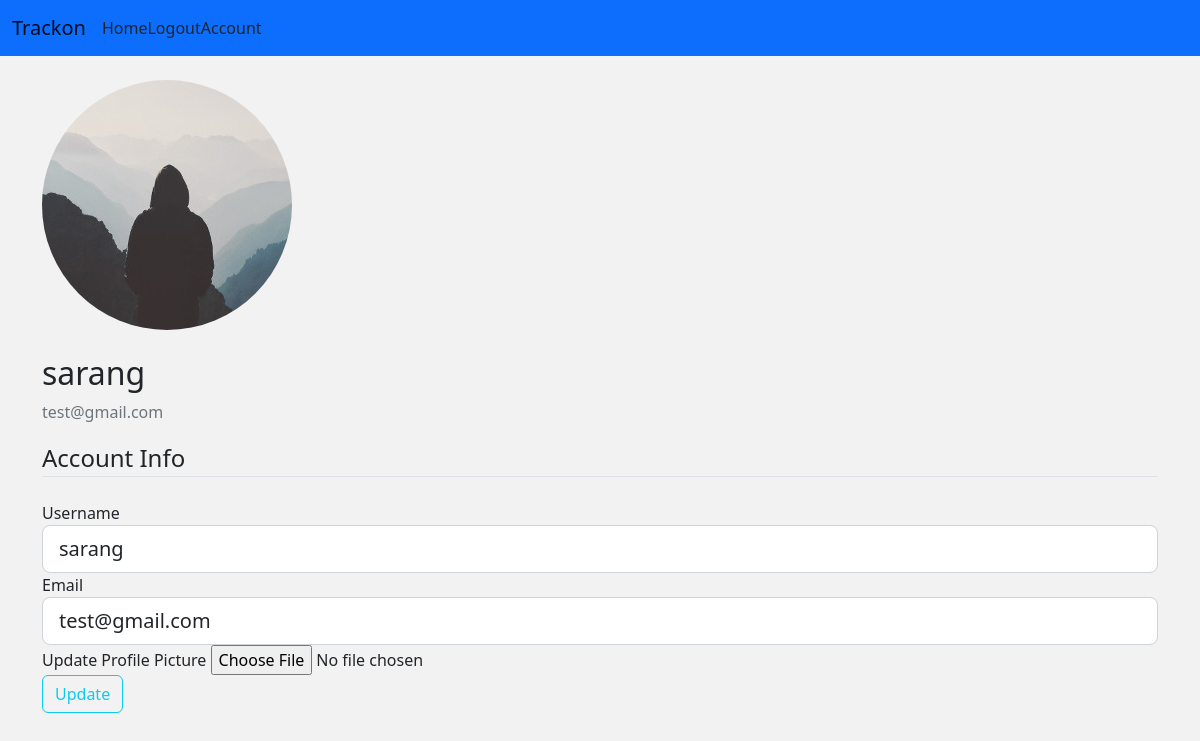
Page /account (signed in) on the earlier database version.
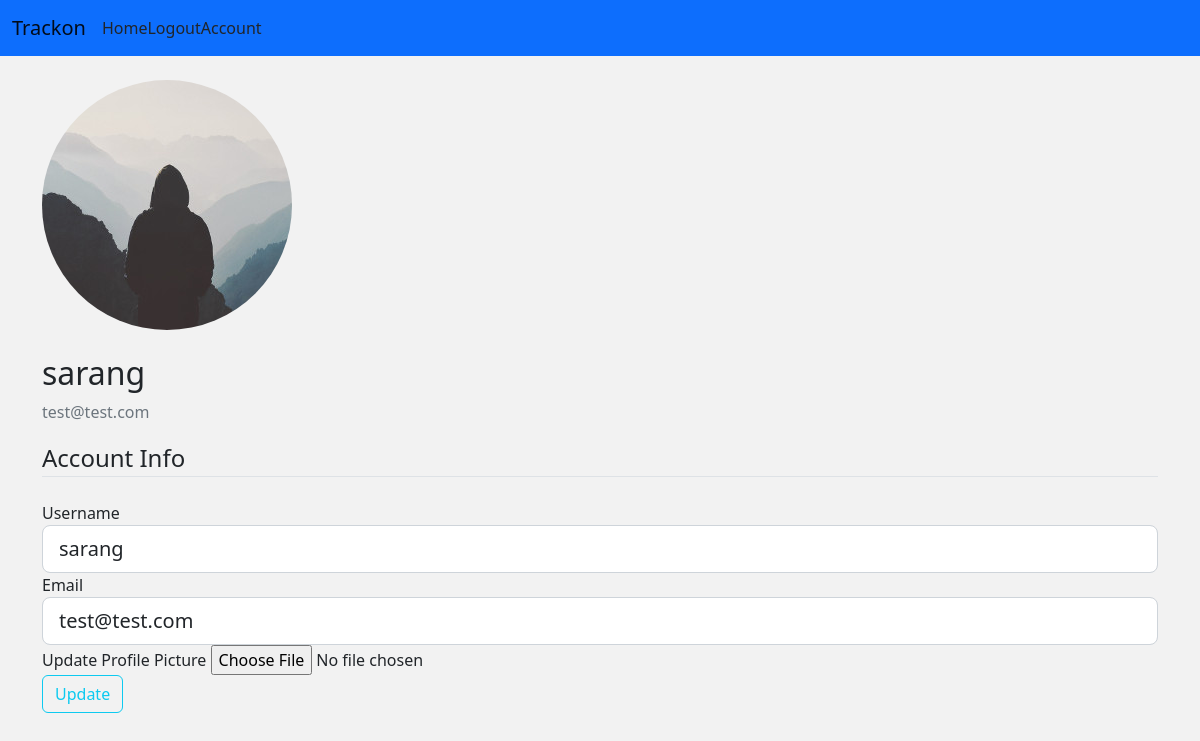
Same page on the later database version.
### main/models.py (models this page shows, shortened)
class User(db.Model, UserMixin):
    id = db.Column(db.Integer, primary_key=True)
    username = db.Column(db.String(20), unique=True, nullable=False)
    email = db.Column(db.String(120), unique=True, nullable=False)
    image_file = db.Column(db.String(20), nullable=False,
                           default='default.jpg')
    password = db.Column(db.String(60), nullable=False)
    trackers = db.relationship('Tracker', backref='user', lazy=True)

### main/routes.py (the view)
@app.route("/account", methods=['GET', 'POST'])
@login_required
def account():
    image_file = url_for('static', filename='images/' +
                         current_user.image_file)
    form = UpdateAccountForm()
    if form.validate_on_submit():
        if form.picture.data:
            picture_file = save_picture(form.picture.data)
            current_user.image_file = picture_file
        current_user.username = form.username.data
        current_user.email = form.email.data
        db.session.commit()
        flash('Your account has been updated!', 'success')
        return redirect(url_for('account'))
    elif request.method == 'GET':
        form.username.data = current_user.username
        form.email.data = current_user.email
    return render_template("account.html", title="Account", image_file=image_file, form=form)

### main/forms.py (shortened to what this page needs)
class UpdateAccountForm(FlaskForm):
    username = StringField('Username',validators=[DataRequired(),Length(min=2,max=20)])
    email = StringField('Email',validators=[DataRequired(),Email()])
    picture = FileField('Update Profile Picture',validators=[FileAllowed(['jpg','png'])])
    submit = SubmitField('Update')

### main/models.py (called while the page is built)
@login_manager.user_loader
def load_user(user_id):
    return User.query.get(int(user_id))

### main/templates/account.html (shortened to what this page needs)
{% extends 'base.html' %} {% block content %}
<div class="container">
    <div class="media">
      <img class="rounded-circle account-img my-4" src="{{ image_file }}">
      <div class="media-body">
        <h2 class="account-heading">{{ current_user.username }}</h2>
        <p class="text-secondary">{{ current_user.email }}</p>
      </div>
    </div>
      <form method="POST" action="" enctype="multipart/form-data">
          <fieldset class="form-group">
              <legend class="border-bottom mb-4">Account Info</legend>
              <div class="form-group">
                  {{ form.username.label(class="form-control-label") }}
                  {% if form.username.errors %}
                      {{ form.username(class="form-control form-control-lg is-invalid") }}
                      <div class="invalid-feedback">
                          {% for error in form.username.errors %}
                              <span>{{ error }}</span>
                          {% endfor %}
                      </div>
                  {% else %}
                      {{ form.username(class="form-control form-control-lg") }}
                  {% endif %}
              </div>
              <div class="form-group">
                  {{ form.email.label(class="form-control-label") }}
                  {% if form.email.errors %}
                      {{ form.email(class="form-control form-control-lg is-invalid") }}
                      <div class="invalid-feedback">
                          {% for error in form.email.errors %}
                              <span>{{ error }}</span>
                          {% endfor %}
                      </div>
                  {% else %}
                      {{ form.email(class="form-control form-control-lg") }}
                  {% endif %}
              </div>
              <div class="form-group">
                {{ form.picture.label() }}
                {{ form.picture(class="form-control-file") }}
            </div>
          </fieldset>
          <div class="form-group">
              {{ form.submit(class="btn btn-outline-info") }}
          </div>
      </form>
  </div>
{% endblock content %}

### main/templates/base.html (shortened to what this page needs)
<!DOCTYPE html>
<html lang="en">
  <head>
    <link
      href="https://cdn.jsdelivr.net/npm/bootstrap@5.2.0-beta1/dist/css/bootstrap.min.css"
      rel="stylesheet"
    />
    <link rel="stylesheet" href="{{ url_for('static',filename='main.css') }}" />
  </head>
  <body>
    <nav class="navbar navbar-expand-lg bg-primary">
      <div class="container-fluid">
        <a class="navbar-brand" href="#">Trackon</a>
        <div class="collapse navbar-collapse" id="navbarNav">
          <a class="nav-link active" aria-current="page" href="#">Home</a>
          {% if current_user.is_authenticated %}
          <a class="nav-link" href="{{url_for('logout')}}">Logout</a>
          <a class="nav-link" href="{{url_for('account')}}">Account</a>
          {% else %}
          <a class="nav-link" href="{{url_for('login')}}">Login</a>
          <a class="nav-link" href="{{url_for('register')}}">Register</a>
          {% endif %}
        </div>
      </div>
    </nav>
     {% block content %} {% endblock %}
  </body>
</html>

### main/static/main.css (style rules this page uses)
body { background-color: #f2f2f2; }

Differences in the rows shown:
changed User "sarang": email "test@gmail.com" → "test@test.com"
